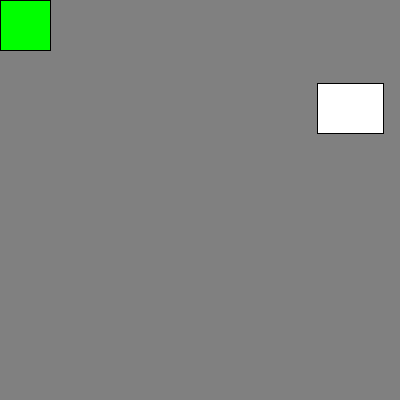
Frame 1 (no input)
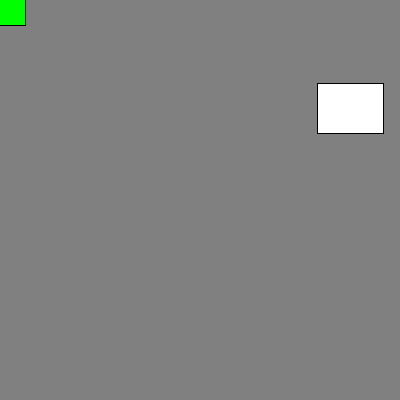
Frame 60 (the mouse pressed at the canvas centre just before this capture)
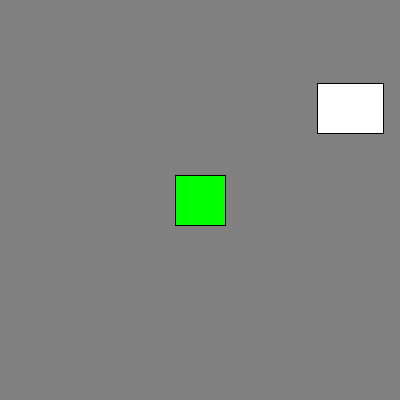
Frame 120 (the mouse held since frame 60 and released just before this capture)

The Processing sketch that drew these frames (run headless with seeded random() and noise(); from frame 60 on, the mouse is pressed at the canvas centre):

// Processing sketch: collision02
// ── collision02.pde
//要如何判斷碰撞: 正方形、三角形
float x1, y1, w1, h1;
float x2=0, y2=0, w2=50, h2=50;
void setup(){
  size(400,400);
  w1=random(40,80);
  h1=random(40,80);
  x1=random(400-w1);
  y1=random(400-h1);
}
void draw(){
  background(128);
  if(testCollision()) fill(255,0,0);
  else fill(255); 
  
  rect(x1,y1,w1,h1);
  fill(0,255,0); rect(x2,y2,w2,h2);
  x2=mouseX-w2/2;
  y2=mouseY-h2/2;
}
boolean testCollision(){
  if( oneCollision(x2,y2) ) return true;
  else if( oneCollision(x2+w2,y2) ) return true;
  else if( oneCollision(x2+w2,y2+h2) ) return true;
  else if( oneCollision(x2, y2+h2) ) return true;
  else return false;
}
boolean oneCollision(float x, float y){
  if( x1<x && x<x1+w1 && y1<y && y<y1+h1 ) return true;
  else return false;  
}
